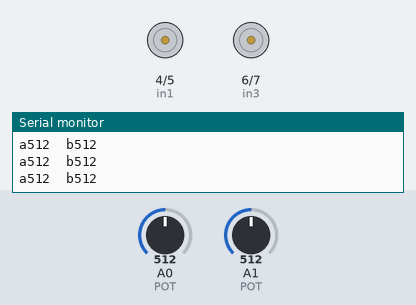
This sketch was run on a simulated Arduino Uno, built with avr-gcc and run on an emulated ATmega328P. On the bench: motor-driver pin pairs drawn as motors (green arrow = first pin HIGH = forward, orange = second pin HIGH = backward, longer = more drive, scaled by the enable pin), the last lines printed to the serial monitor. Inputs (shaded band) come from the test bench; at power-on: A0 (POT) = 512, A1 (POT) = 512.

Above: at 1.2 s.
1.3 s: A0 (POT) set to 982
At 2.5 s:
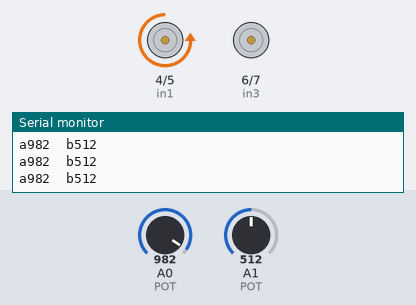
2.8 s: A0 (POT) set to 1011
At 3.6 s:
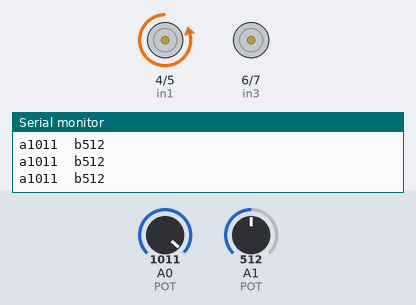
4.3 s: A1 (POT) set to 981
At 4.8 s:
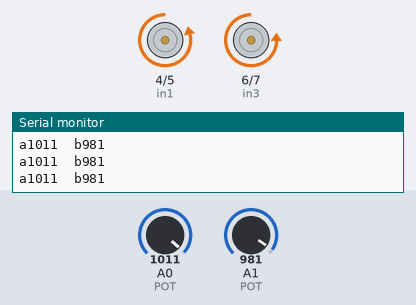
5.8 s: A1 (POT) set to 1008
At 7.2 s:
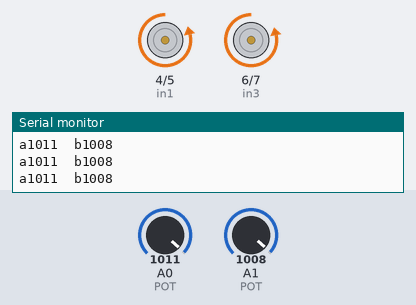
8.8 s: A1 (POT) set to 900
At 9.4 s:
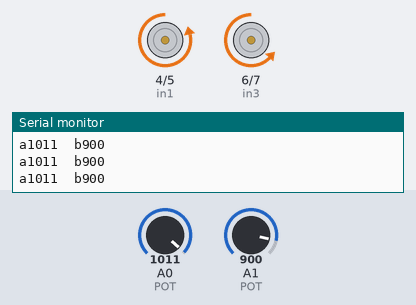
10.3 s: A0 (POT) set to 900
At 10.6 s:
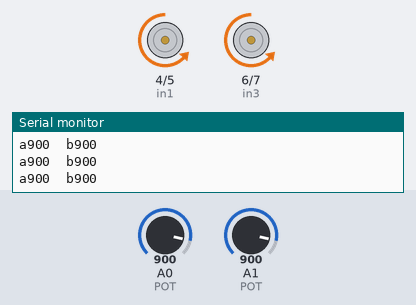
Timing chart, 0 to 12.8 s (numbered marks = the images above; inputs shaded):
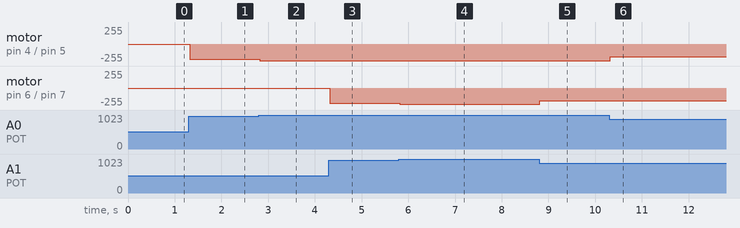

The sketch:

Robot_arm_w_L289N.ino
```cpp
/* Adapted from:
Robot arm DC motor Control, Adapted from
 *  "Arduino DC Motor Control - PWM | H-Bridge | L298N
         Example 02 - Arduino Robot Car Control
    by Dejan Nedelkovski, www.HowToMechatronics.com"

 On Nov 11, 2017
    JPD

 */

#define enA 9
#define in1 4
#define in2 5
#define enB 10
#define in3 6
#define in4 7

int motorSpeedA = 0;
int motorSpeedB = 0;

void setup() {
  // put your setup code here, to run once:
  pinMode(enA, OUTPUT);
  pinMode(enB, OUTPUT);
  pinMode(in1, OUTPUT);
  pinMode(in2, OUTPUT);
  pinMode(in3, OUTPUT);
  pinMode(in4, OUTPUT);

  Serial.begin(9600);

}

void loop() {
  int aAxis = analogRead(A0); // Read POT a
  int bAxis = analogRead(A1); // Read POT b
  Serial.print("a");
  Serial.print(aAxis);
  Serial.print("  ");
  Serial.print("b");
  Serial.println(bAxis);

  // aAxis Control
  if(aAxis < 470) {
    // set motor A backward
    digitalWrite(in1, HIGH);
    digitalWrite(in2, LOW);
    // convert declining aAxis readings to increasing 8bit value for PWM to motor speed
    motorSpeedA = map(aAxis, 470, 0, 0, 255);
  }
  else if (aAxis > 550) {
    // set motor A forward
    digitalWrite(in1, LOW);
    digitalWrite(in2, HIGH);
    //convert declining aAxis readings to increasing 8bit value for PWM to motor speed
    motorSpeedA = map(aAxis, 550, 1023, 0, 255);
  }
  // If POT is centered don't move
  else {
    motorSpeedA = 0;
  }
  if(bAxis < 470) {
    //set motor B backward
    digitalWrite(in3, HIGH);
    digitalWrite(in4, LOW);
    // convert reading to PWM
    motorSpeedB = map(bAxis, 470, 0, 0, 255);
  }
  else if (bAxis > 550) {
    //set motor B forward
    digitalWrite(in3, LOW);
    digitalWrite(in4, HIGH);
    // convert POT reading to PWM
    motorSpeedB = map(bAxis, 550, 1023, 0, 255);
  }
  else {
    motorSpeedB = 0;
  }
  //Prevent motor buzzing at low speeds
  if (motorSpeedA < 70) {
    motorSpeedA = 0;
  }
  if (motorSpeedB < 70) {
    motorSpeedB = 0;
  }

  analogWrite(enA, motorSpeedA);
  analogWrite(enB, motorSpeedB);


  }
```

Measured:
- after the input at 1.3 s, motor on pin 4 (in1) / pin 5 (in2): stopped → backward 232/255 at once
- after the input at 2.8 s, motor on pin 4 (in1) / pin 5 (in2): backward 232/255 → backward 248/255 at once
- after the input at 4.3 s, motor on pin 6 (in3) / pin 7 (in4): stopped → backward 232/255 at once
- after the input at 5.8 s, motor on pin 6 (in3) / pin 7 (in4): backward 232/255 → backward 246/255 at once
- after the input at 8.8 s, motor on pin 6 (in3) / pin 7 (in4): backward 246/255 → backward 188/255 at once
- after the input at 10.3 s, motor on pin 4 (in1) / pin 5 (in2): backward 248/255 → backward 188/255 at once
